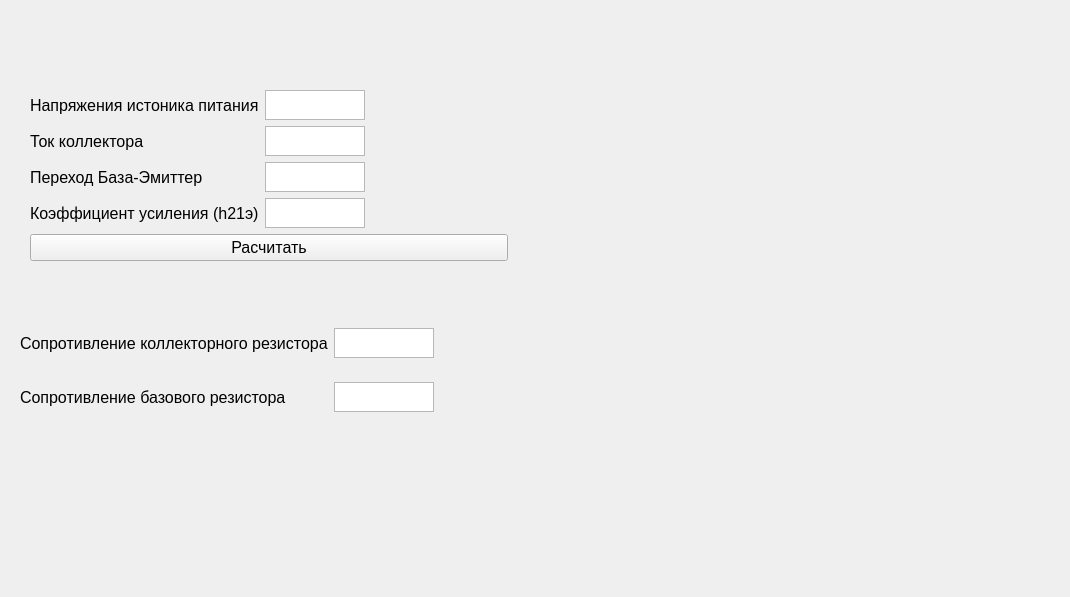
<?xml version="1.0" encoding="UTF-8"?>
<ui version="4.0">
 <class>Form</class>
 <widget class="QWidget" name="Form">
  <property name="geometry">
   <rect>
    <x>0</x>
    <y>0</y>
    <width>1070</width>
    <height>597</height>
   </rect>
  </property>
  <property name="windowTitle">
   <string>Form</string>
  </property>
  <widget class="QWidget" name="formLayoutWidget">
   <property name="geometry">
    <rect>
     <x>20</x>
     <y>310</y>
     <width>491</width>
     <height>121</height>
    </rect>
   </property>
   <layout class="QFormLayout" name="formLayout">
    <item row="0" column="0">
     <widget class="QLabel" name="label_4">
      <property name="maximumSize">
       <size>
        <width>16777215</width>
        <height>30</height>
       </size>
      </property>
      <property name="font">
       <font>
        <pointsize>12</pointsize>
       </font>
      </property>
      <property name="text">
       <string>Сопротивление коллекторного резистора</string>
      </property>
      <property name="margin">
       <number>0</number>
      </property>
     </widget>
    </item>
    <item row="0" column="1">
     <widget class="QPlainTextEdit" name="Rc">
      <property name="maximumSize">
       <size>
        <width>100</width>
        <height>30</height>
       </size>
      </property>
     </widget>
    </item>
    <item row="1" column="1">
     <widget class="QPlainTextEdit" name="Rb">
      <property name="maximumSize">
       <size>
        <width>100</width>
        <height>30</height>
       </size>
      </property>
     </widget>
    </item>
    <item row="1" column="0">
     <widget class="QLabel" name="label_5">
      <property name="maximumSize">
       <size>
        <width>16777215</width>
        <height>30</height>
       </size>
      </property>
      <property name="font">
       <font>
        <pointsize>12</pointsize>
       </font>
      </property>
      <property name="text">
       <string>Сопротивление базового резистора</string>
      </property>
      <property name="margin">
       <number>0</number>
      </property>
     </widget>
    </item>
   </layout>
  </widget>
  <widget class="QWidget" name="formLayoutWidget_2">
   <property name="geometry">
    <rect>
     <x>30</x>
     <y>90</y>
     <width>478</width>
     <height>173</height>
    </rect>
   </property>
   <layout class="QFormLayout" name="formLayout_2">
    <item row="0" column="0">
     <widget class="QLabel" name="label">
      <property name="maximumSize">
       <size>
        <width>16777215</width>
        <height>30</height>
       </size>
      </property>
      <property name="font">
       <font>
        <pointsize>12</pointsize>
       </font>
      </property>
      <property name="text">
       <string>Напряжения истоника питания</string>
      </property>
      <property name="margin">
       <number>0</number>
      </property>
     </widget>
    </item>
    <item row="0" column="1">
     <widget class="QPlainTextEdit" name="Ein">
      <property name="maximumSize">
       <size>
        <width>100</width>
        <height>30</height>
       </size>
      </property>
     </widget>
    </item>
    <item row="1" column="0">
     <widget class="QLabel" name="label_2">
      <property name="maximumSize">
       <size>
        <width>16777215</width>
        <height>30</height>
       </size>
      </property>
      <property name="font">
       <font>
        <pointsize>12</pointsize>
       </font>
      </property>
      <property name="text">
       <string>Ток коллектора</string>
      </property>
      <property name="margin">
       <number>0</number>
      </property>
     </widget>
    </item>
    <item row="1" column="1">
     <widget class="QPlainTextEdit" name="Ic">
      <property name="maximumSize">
       <size>
        <width>100</width>
        <height>30</height>
       </size>
      </property>
     </widget>
    </item>
    <item row="2" column="0">
     <widget class="QLabel" name="label_3">
      <property name="maximumSize">
       <size>
        <width>16777215</width>
        <height>30</height>
       </size>
      </property>
      <property name="font">
       <font>
        <pointsize>12</pointsize>
       </font>
      </property>
      <property name="text">
       <string>Переход База-Эмиттер</string>
      </property>
      <property name="margin">
       <number>0</number>
      </property>
     </widget>
    </item>
    <item row="2" column="1">
     <widget class="QPlainTextEdit" name="Ube">
      <property name="maximumSize">
       <size>
        <width>100</width>
        <height>30</height>
       </size>
      </property>
     </widget>
    </item>
    <item row="4" column="0" colspan="2">
     <widget class="QPushButton" name="pushButton">
      <property name="font">
       <font>
        <pointsize>12</pointsize>
       </font>
      </property>
      <property name="text">
       <string>Расчитать</string>
      </property>
     </widget>
    </item>
    <item row="3" column="0">
     <widget class="QLabel" name="label_8">
      <property name="maximumSize">
       <size>
        <width>16777215</width>
        <height>30</height>
       </size>
      </property>
      <property name="font">
       <font>
        <pointsize>12</pointsize>
       </font>
      </property>
      <property name="text">
       <string>Коэффициент усиления (h21э)</string>
      </property>
      <property name="margin">
       <number>0</number>
      </property>
     </widget>
    </item>
    <item row="3" column="1">
     <widget class="QPlainTextEdit" name="h21">
      <property name="maximumSize">
       <size>
        <width>100</width>
        <height>30</height>
       </size>
      </property>
     </widget>
    </item>
   </layout>
  </widget>
  <widget class="QLabel" name="label_6">
   <property name="geometry">
    <rect>
     <x>540</x>
     <y>80</y>
     <width>511</width>
     <height>451</height>
    </rect>
   </property>
   <property name="text">
    <string/>
   </property>
   <property name="pixmap">
    <pixmap>../../img/boosters/a_class_2.png</pixmap>
   </property>
   <property name="scaledContents">
    <bool>true</bool>
   </property>
  </widget>
  <widget class="QLabel" name="label_7">
   <property name="geometry">
    <rect>
     <x>380</x>
     <y>30</y>
     <width>47</width>
     <height>13</height>
    </rect>
   </property>
   <property name="text">
    <string/>
   </property>
  </widget>
 </widget>
 <resources/>
 <connections/>
</ui>
